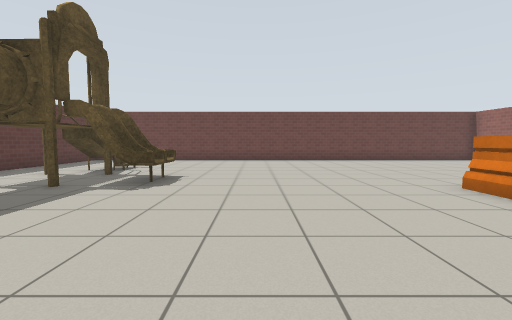
[1] (above)

16 first-person views from a walk through a Gazebo world. The camera is 0.94 m above the floor, tilts 4° down and sees 90° across. The floor is counted in squares, 1 m on a side. Each view is taken from the middle of a square. On the plan, view 1 faces up. The plan holds only what a view shows up to about 10 squares ahead; the rest is blank. Gazebo's built-in surfaces are drawn with simple patterns. Surface patterns are stand-ins for the level's own textures.

[2]
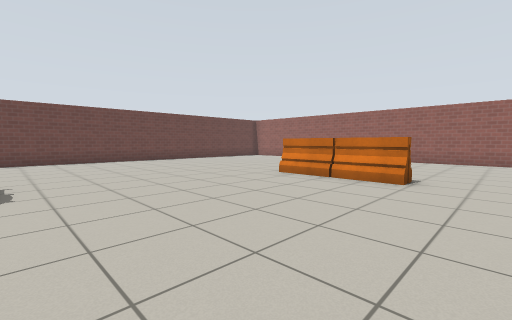

[3]
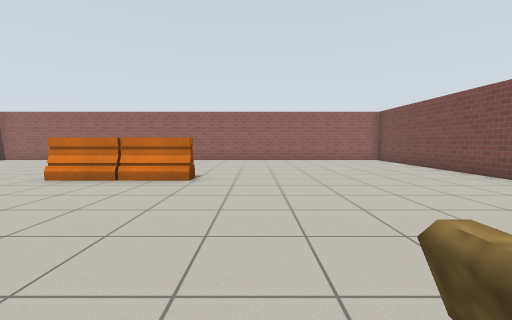

[4]
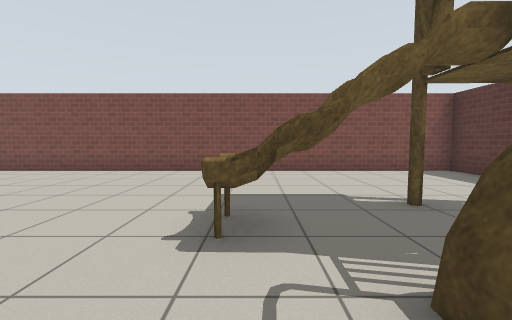

[5]
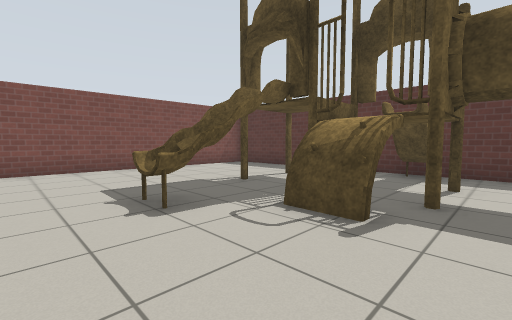

[6]
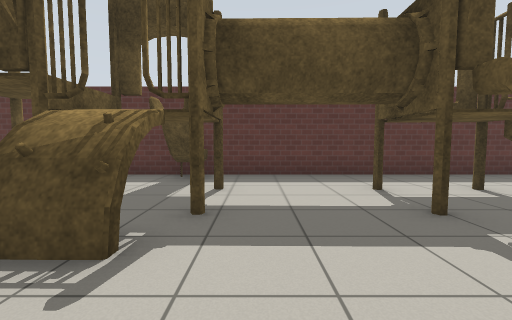

[7]
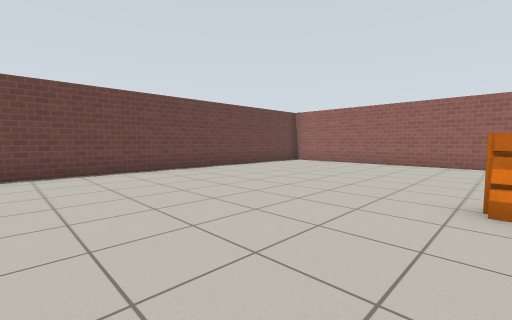

[8]
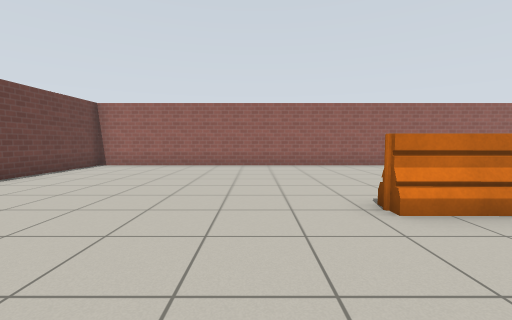

[9]
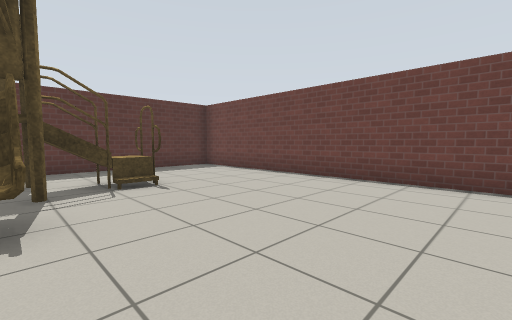

[10]
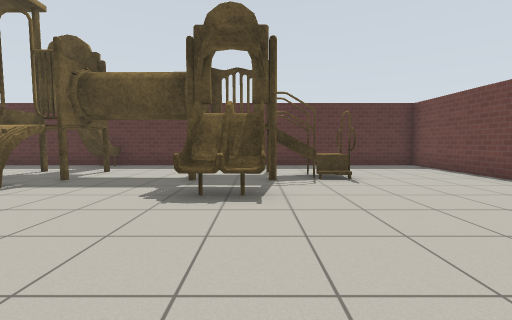

[11]
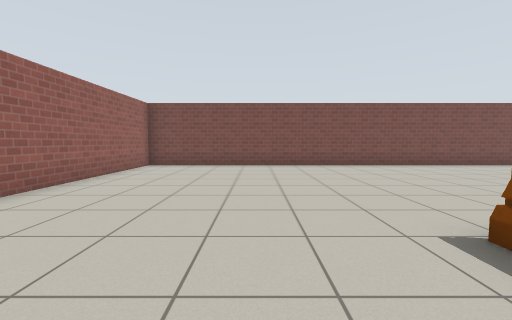

[12]
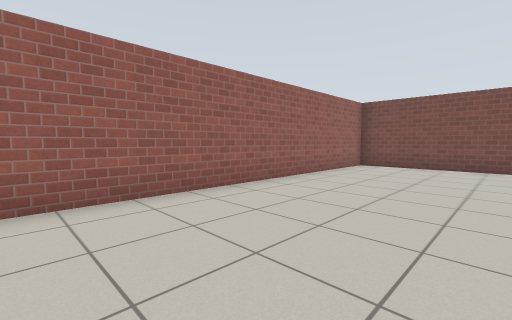

[13]
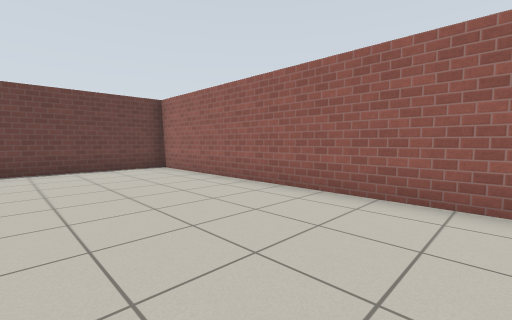

[14]
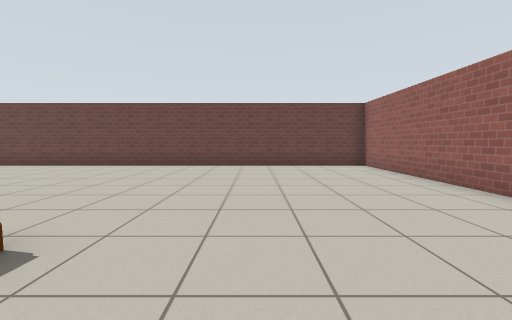

[15]
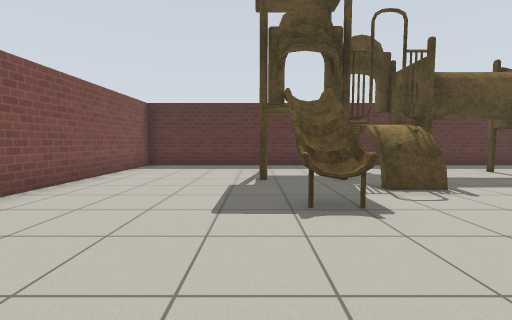

[16]
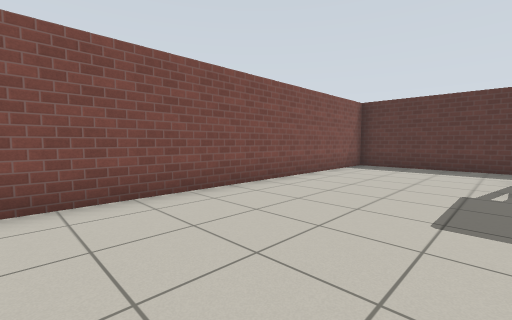

### Floor plan
Key: @ floor where view 1 was taken; # wall or solid block; . floor; = window, fence, low wall or low ledge; T thing the floor can be seen under or through; B barrier.
Columns run from 9 left of view 1 to 12 right of it. Each row starts with its distance up from view 1.
 14  #####################
 13  ....................#
 12 #....................#
 11 #....................#
 10 #....................#
  9 #...=................#
  8 #...T................#
  7 #..T TT=.............#
  6 #..TTTT=.............#
  5 #...T........BB......#
  4 #... ........BB......#
  3 #... ........BB......#
  2 #..TTT=......BB......#
  1 ##TT T=..............#
  0 #..TT....@...........#
 -1 #.. TTTT.............#
 -2 #..TT................#
 -3 #....................#
 -4 #....................#
 -5 #....................#
 -6 #....................#
 -7 ######################

Positions as (right, up) in squares from view 1, and headings:
1: (0, 0), facing up
2: (-2, 0), facing up-right
3: (-2, 0), facing right
4: (-2, 2), facing down
5: (0, 3), facing down-left
6: (-1, 3), facing left
7: (0, 5), facing up-right
8: (1, 7), facing right
9: (1, 7), facing up-left
10: (2, 7), facing left
11: (7, 4), facing down
12: (7, 4), facing down-right
13: (7, 4), facing up-right
14: (7, 3), facing up
15: (2, -2), facing left
16: (2, -2), facing down-left
